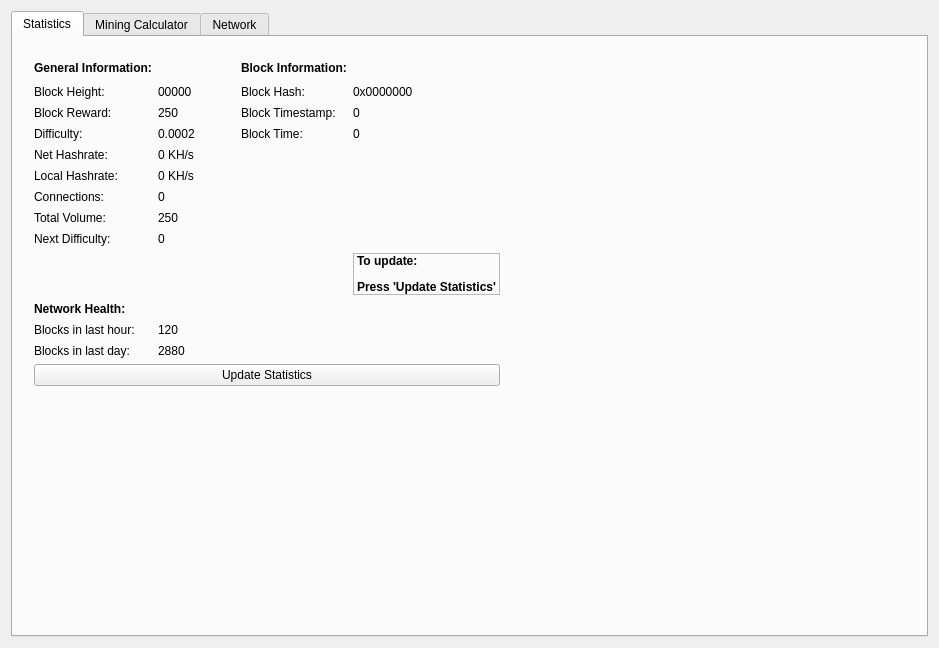
<?xml version="1.0" encoding="UTF-8"?>
<ui version="4.0">
 <class>StatisticsPage</class>
 <widget class="QWidget" name="StatisticsPage">
  <property name="windowModality">
   <enum>Qt::NonModal</enum>
  </property>
  <property name="geometry">
   <rect>
    <x>0</x>
    <y>0</y>
    <width>939</width>
    <height>648</height>
   </rect>
  </property>
  <property name="windowTitle">
   <string>Digging</string>
  </property>
  <layout class="QGridLayout" name="gridLayout">
   <property name="sizeConstraint">
    <enum>QLayout::SetMaximumSize</enum>
   </property>
   <item row="0" column="1">
    <widget class="QTabWidget" name="tabWidget">
     <property name="sizePolicy">
      <sizepolicy hsizetype="Expanding" vsizetype="Expanding">
       <horstretch>0</horstretch>
       <verstretch>0</verstretch>
      </sizepolicy>
     </property>
     <property name="tabPosition">
      <enum>QTabWidget::North</enum>
     </property>
     <property name="currentIndex">
      <number>0</number>
     </property>
     <widget class="QWidget" name="tabWidgetPage1">
      <attribute name="title">
       <string>Statistics</string>
      </attribute>
      <widget class="QWidget" name="gridLayoutWidget">
       <property name="geometry">
        <rect>
         <x>10</x>
         <y>10</y>
         <width>891</width>
         <height>581</height>
        </rect>
       </property>
       <layout class="QGridLayout" name="gridLayout_3">
        <item row="0" column="1">
         <spacer name="horizontalSpacer">
          <property name="orientation">
           <enum>Qt::Horizontal</enum>
          </property>
          <property name="sizeHint" stdset="0">
           <size>
            <width>40</width>
            <height>20</height>
           </size>
          </property>
         </spacer>
        </item>
        <item row="2" column="0">
         <spacer name="verticalSpacer_2">
          <property name="orientation">
           <enum>Qt::Vertical</enum>
          </property>
          <property name="sizeHint" stdset="0">
           <size>
            <width>20</width>
            <height>40</height>
           </size>
          </property>
         </spacer>
        </item>
        <item row="1" column="0">
         <widget class="QPushButton" name="startButton">
          <property name="sizePolicy">
           <sizepolicy hsizetype="Preferred" vsizetype="Fixed">
            <horstretch>0</horstretch>
            <verstretch>0</verstretch>
           </sizepolicy>
          </property>
          <property name="text">
           <string>Update Statistics</string>
          </property>
         </widget>
        </item>
        <item row="0" column="0">
         <layout class="QGridLayout" name="gridLayout_2">
          <property name="leftMargin">
           <number>0</number>
          </property>
          <property name="verticalSpacing">
           <number>7</number>
          </property>
          <item row="1" column="5">
           <widget class="QLabel" name="hashBox">
            <property name="text">
             <string>0x0000000</string>
            </property>
           </widget>
          </item>
          <item row="0" column="0">
           <widget class="QLabel" name="label_9">
            <property name="text">
             <string>&lt;html&gt;&lt;head/&gt;&lt;body&gt;&lt;p&gt;&lt;span style=&quot; font-weight:600;&quot;&gt;General Information:&lt;/span&gt;&lt;/p&gt;&lt;/body&gt;&lt;/html&gt;</string>
            </property>
           </widget>
          </item>
          <item row="2" column="1">
           <widget class="QLabel" name="rewardBox">
            <property name="text">
             <string>250</string>
            </property>
           </widget>
          </item>
          <item row="4" column="1">
           <widget class="QLabel" name="hashrateBox">
            <property name="text">
             <string>0 KH/s</string>
            </property>
           </widget>
          </item>
          <item row="2" column="0">
           <widget class="QLabel" name="label_3">
            <property name="text">
             <string>Block Reward:</string>
            </property>
           </widget>
          </item>
          <item row="1" column="0">
           <widget class="QLabel" name="label">
            <property name="text">
             <string>Block Height:</string>
            </property>
           </widget>
          </item>
          <item row="7" column="1">
           <widget class="QLabel" name="volumeBox">
            <property name="text">
             <string>250</string>
            </property>
           </widget>
          </item>
          <item row="3" column="0">
           <widget class="QLabel" name="label_5">
            <property name="text">
             <string>Difficulty:</string>
            </property>
           </widget>
          </item>
          <item row="7" column="0">
           <widget class="QLabel" name="label_4">
            <property name="text">
             <string>Total Volume:</string>
            </property>
           </widget>
          </item>
          <item row="1" column="4">
           <widget class="QLabel" name="label_7">
            <property name="autoFillBackground">
             <bool>false</bool>
            </property>
            <property name="styleSheet">
             <string notr="true">border-color: rgb(0, 0, 0);</string>
            </property>
            <property name="locale">
             <locale language="English" country="UnitedStates"/>
            </property>
            <property name="text">
             <string>Block Hash:</string>
            </property>
           </widget>
          </item>
          <item row="2" column="4">
           <widget class="QLabel" name="label_8">
            <property name="font">
             <font>
              <weight>50</weight>
              <italic>false</italic>
              <bold>false</bold>
             </font>
            </property>
            <property name="styleSheet">
             <string notr="true">border-top-color: rgb(104, 104, 104);</string>
            </property>
            <property name="frameShape">
             <enum>QFrame::NoFrame</enum>
            </property>
            <property name="frameShadow">
             <enum>QFrame::Plain</enum>
            </property>
            <property name="lineWidth">
             <number>1</number>
            </property>
            <property name="midLineWidth">
             <number>0</number>
            </property>
            <property name="text">
             <string>Block Timestamp:</string>
            </property>
           </widget>
          </item>
          <item row="3" column="1">
           <widget class="QLabel" name="diffBox">
            <property name="text">
             <string>0.0002</string>
            </property>
           </widget>
          </item>
          <item row="1" column="1">
           <widget class="QLabel" name="heightBox">
            <property name="text">
             <string>00000</string>
            </property>
           </widget>
          </item>
          <item row="6" column="1">
           <widget class="QLabel" name="connectionBox">
            <property name="text">
             <string>0</string>
            </property>
           </widget>
          </item>
          <item row="4" column="0">
           <widget class="QLabel" name="label_6">
            <property name="text">
             <string>Net Hashrate:</string>
            </property>
           </widget>
          </item>
          <item row="8" column="1">
           <widget class="QLabel" name="nextBox">
            <property name="text">
             <string>0</string>
            </property>
           </widget>
          </item>
          <item row="5" column="0">
           <widget class="QLabel" name="label3">
            <property name="sizePolicy">
             <sizepolicy hsizetype="Preferred" vsizetype="Maximum">
              <horstretch>0</horstretch>
              <verstretch>0</verstretch>
             </sizepolicy>
            </property>
            <property name="text">
             <string>Local Hashrate:</string>
            </property>
           </widget>
          </item>
          <item row="6" column="0">
           <widget class="QLabel" name="label1">
            <property name="text">
             <string>Connections:</string>
            </property>
           </widget>
          </item>
          <item row="8" column="0">
           <widget class="QLabel" name="label2">
            <property name="text">
             <string>Next Difficulty:</string>
            </property>
           </widget>
          </item>
          <item row="5" column="1">
           <widget class="QLabel" name="localBox">
            <property name="text">
             <string>0 KH/s</string>
            </property>
           </widget>
          </item>
          <item row="11" column="1">
           <widget class="QLabel" name="hourBox">
            <property name="text">
             <string>120</string>
            </property>
           </widget>
          </item>
          <item row="12" column="0">
           <widget class="QLabel" name="label_14">
            <property name="text">
             <string>Blocks in last day:</string>
            </property>
           </widget>
          </item>
          <item row="0" column="4">
           <widget class="QLabel" name="label_10">
            <property name="text">
             <string>&lt;html&gt;&lt;head/&gt;&lt;body&gt;&lt;p&gt;&lt;span style=&quot; font-weight:600;&quot;&gt;Block Information:&lt;/span&gt;&lt;/p&gt;&lt;/body&gt;&lt;/html&gt;</string>
            </property>
           </widget>
          </item>
          <item row="11" column="0">
           <widget class="QLabel" name="label_12">
            <property name="text">
             <string>Blocks in last hour:</string>
            </property>
           </widget>
          </item>
          <item row="10" column="0">
           <widget class="QLabel" name="label_11">
            <property name="text">
             <string>&lt;html&gt;&lt;head/&gt;&lt;body&gt;&lt;p&gt;&lt;span style=&quot; font-weight:600;&quot;&gt;Network Health:&lt;/span&gt;&lt;/p&gt;&lt;/body&gt;&lt;/html&gt;</string>
            </property>
           </widget>
          </item>
          <item row="12" column="1">
           <widget class="QLabel" name="dayBox">
            <property name="text">
             <string>2880</string>
            </property>
           </widget>
          </item>
          <item row="9" column="5">
           <widget class="QLabel" name="label_2">
            <property name="frameShape">
             <enum>QFrame::StyledPanel</enum>
            </property>
            <property name="frameShadow">
             <enum>QFrame::Sunken</enum>
            </property>
            <property name="text">
             <string>&lt;html&gt;&lt;head/&gt;&lt;body&gt;&lt;p&gt;&lt;span style=&quot; font-weight:600;&quot;&gt;To update:&lt;/span&gt;&lt;/p&gt;&lt;p&gt;&lt;span style=&quot; font-weight:600;&quot;&gt;Press 'Update Statistics'&lt;/span&gt;&lt;/p&gt;&lt;/body&gt;&lt;/html&gt;</string>
            </property>
           </widget>
          </item>
          <item row="0" column="3">
           <spacer name="horizontalSpacer_2">
            <property name="orientation">
             <enum>Qt::Horizontal</enum>
            </property>
            <property name="sizeHint" stdset="0">
             <size>
              <width>40</width>
              <height>20</height>
             </size>
            </property>
           </spacer>
          </item>
          <item row="9" column="0">
           <spacer name="verticalSpacer">
            <property name="orientation">
             <enum>Qt::Vertical</enum>
            </property>
            <property name="sizeHint" stdset="0">
             <size>
              <width>20</width>
              <height>40</height>
             </size>
            </property>
           </spacer>
          </item>
          <item row="2" column="5">
           <widget class="QLabel" name="timeBox">
            <property name="text">
             <string>0</string>
            </property>
           </widget>
          </item>
          <item row="3" column="4">
           <widget class="QLabel" name="label_25">
            <property name="text">
             <string>Block Time:</string>
            </property>
           </widget>
          </item>
          <item row="3" column="5">
           <widget class="QLabel" name="timemBox">
            <property name="text">
             <string>0</string>
            </property>
           </widget>
          </item>
         </layout>
        </item>
       </layout>
      </widget>
     </widget>
     <widget class="QWidget" name="tabWidgetPage2">
      <attribute name="title">
       <string>Mining Calculator</string>
      </attribute>
      <widget class="QFrame" name="frame">
       <property name="geometry">
        <rect>
         <x>10</x>
         <y>10</y>
         <width>301</width>
         <height>321</height>
        </rect>
       </property>
       <property name="frameShape">
        <enum>QFrame::StyledPanel</enum>
       </property>
       <property name="frameShadow">
        <enum>QFrame::Raised</enum>
       </property>
       <widget class="QWidget" name="layoutWidget">
        <property name="geometry">
         <rect>
          <x>10</x>
          <y>10</y>
          <width>281</width>
          <height>303</height>
         </rect>
        </property>
        <layout class="QVBoxLayout" name="verticalLayout_2">
         <item>
          <layout class="QHBoxLayout" name="horizontalLayout">
           <item>
            <widget class="QLabel" name="label_13">
             <property name="cursor">
              <cursorShape>IBeamCursor</cursorShape>
             </property>
             <property name="text">
              <string>&lt;html&gt;&lt;head/&gt;&lt;body&gt;&lt;p&gt;&lt;span style=&quot; font-weight:600;&quot;&gt;Flux&lt;/span&gt; version&lt;/p&gt;&lt;/body&gt;&lt;/html&gt;</string>
             </property>
             <property name="textInteractionFlags">
              <set>Qt::LinksAccessibleByMouse|Qt::TextSelectableByKeyboard|Qt::TextSelectableByMouse</set>
             </property>
            </widget>
           </item>
           <item>
            <widget class="QLabel" name="versionLabel">
             <property name="cursor">
              <cursorShape>IBeamCursor</cursorShape>
             </property>
             <property name="text">
              <string notr="true">1.00</string>
             </property>
             <property name="textFormat">
              <enum>Qt::RichText</enum>
             </property>
             <property name="textInteractionFlags">
              <set>Qt::LinksAccessibleByMouse|Qt::TextSelectableByKeyboard|Qt::TextSelectableByMouse</set>
             </property>
            </widget>
           </item>
           <item>
            <spacer name="horizontalSpacer_3">
             <property name="orientation">
              <enum>Qt::Horizontal</enum>
             </property>
             <property name="sizeHint" stdset="0">
              <size>
               <width>40</width>
               <height>20</height>
              </size>
             </property>
            </spacer>
           </item>
          </layout>
         </item>
         <item>
          <layout class="QFormLayout" name="formLayout">
           <property name="fieldGrowthPolicy">
            <enum>QFormLayout::AllNonFixedFieldsGrow</enum>
           </property>
           <item row="0" column="0">
            <widget class="QLabel" name="label_15">
             <property name="text">
              <string>Network Hashrate:</string>
             </property>
            </widget>
           </item>
           <item row="0" column="1">
            <widget class="QLabel" name="hashrate">
             <property name="text">
              <string>9001 MH/s</string>
             </property>
            </widget>
           </item>
           <item row="1" column="0">
            <widget class="QLabel" name="label_16">
             <property name="text">
              <string>Difficulty:</string>
             </property>
            </widget>
           </item>
           <item row="1" column="1">
            <widget class="QLabel" name="difficulty">
             <property name="text">
              <string>120.91</string>
             </property>
            </widget>
           </item>
           <item row="3" column="0">
            <widget class="QLabel" name="label_17">
             <property name="text">
              <string>Profit Per KH/s</string>
             </property>
            </widget>
           </item>
           <item row="3" column="1">
            <widget class="QLabel" name="KH">
             <property name="text">
              <string>0.001 FLX</string>
             </property>
            </widget>
           </item>
           <item row="4" column="0">
            <widget class="QLabel" name="label_18">
             <property name="text">
              <string>Profit per MH/s</string>
             </property>
            </widget>
           </item>
           <item row="4" column="1">
            <widget class="QLabel" name="MH">
             <property name="text">
              <string>1 FLX</string>
             </property>
            </widget>
           </item>
           <item row="5" column="0">
            <widget class="QLabel" name="label_19">
             <property name="text">
              <string>Enter Hashrate:</string>
             </property>
            </widget>
           </item>
           <item row="6" column="0">
            <widget class="QLabel" name="label_20">
             <property name="text">
              <string>Type:</string>
             </property>
            </widget>
           </item>
           <item row="6" column="1">
            <widget class="QComboBox" name="combo">
             <item>
              <property name="text">
               <string>H/s</string>
              </property>
             </item>
             <item>
              <property name="text">
               <string>KH/s</string>
              </property>
             </item>
             <item>
              <property name="text">
               <string>MH/s</string>
              </property>
             </item>
             <item>
              <property name="text">
               <string>GH/s</string>
              </property>
             </item>
             <item>
              <property name="text">
               <string>TH/s</string>
              </property>
             </item>
            </widget>
           </item>
           <item row="7" column="1">
            <widget class="QPushButton" name="calc">
             <property name="text">
              <string>Calculate!</string>
             </property>
            </widget>
           </item>
           <item row="7" column="0">
            <widget class="QPushButton" name="update">
             <property name="text">
              <string>Update</string>
             </property>
            </widget>
           </item>
           <item row="2" column="0">
            <widget class="QLabel" name="label_21">
             <property name="text">
              <string>Block Reward:</string>
             </property>
            </widget>
           </item>
           <item row="2" column="1">
            <widget class="QLabel" name="reward">
             <property name="text">
              <string>900 FLX</string>
             </property>
            </widget>
           </item>
           <item row="5" column="1">
            <widget class="QSpinBox" name="target">
             <property name="maximum">
              <number>999</number>
             </property>
            </widget>
           </item>
          </layout>
         </item>
         <item>
          <spacer name="verticalSpacer_3">
           <property name="orientation">
            <enum>Qt::Vertical</enum>
           </property>
           <property name="sizeHint" stdset="0">
            <size>
             <width>20</width>
             <height>40</height>
            </size>
           </property>
          </spacer>
         </item>
         <item>
          <widget class="QLabel" name="end">
           <property name="text">
            <string>&lt;html&gt;&lt;head/&gt;&lt;body&gt;&lt;p&gt;&lt;span style=&quot; font-weight:600;&quot;&gt;Expected Profit: 0.00 FLX /day&lt;/span&gt;&lt;/p&gt;&lt;/body&gt;&lt;/html&gt;</string>
           </property>
          </widget>
         </item>
         <item>
          <widget class="QDialogButtonBox" name="buttonBox">
           <property name="orientation">
            <enum>Qt::Horizontal</enum>
           </property>
           <property name="standardButtons">
            <set>QDialogButtonBox::Ok</set>
           </property>
          </widget>
         </item>
        </layout>
       </widget>
      </widget>
     </widget>
     <widget class="QWidget" name="tab">
      <attribute name="title">
       <string>Network</string>
      </attribute>
      <widget class="QWidget" name="gridLayoutWidget_2">
       <property name="geometry">
        <rect>
         <x>10</x>
         <y>10</y>
         <width>891</width>
         <height>581</height>
        </rect>
       </property>
       <layout class="QGridLayout" name="gridLayout_4">
        <item row="2" column="0">
         <widget class="QPushButton" name="node">
          <property name="text">
           <string>Update</string>
          </property>
         </widget>
        </item>
        <item row="1" column="0">
         <widget class="QLabel" name="label_22">
          <property name="text">
           <string>Connected Nodes:</string>
          </property>
          <property name="alignment">
           <set>Qt::AlignLeading|Qt::AlignLeft|Qt::AlignTop</set>
          </property>
         </widget>
        </item>
        <item row="0" column="3">
         <spacer name="horizontalSpacer_5">
          <property name="orientation">
           <enum>Qt::Horizontal</enum>
          </property>
          <property name="sizeHint" stdset="0">
           <size>
            <width>40</width>
            <height>20</height>
           </size>
          </property>
         </spacer>
        </item>
        <item row="1" column="1">
         <widget class="QLabel" name="nodes">
          <property name="text">
           <string>0.0.0.0: Flux-QT 1.0</string>
          </property>
          <property name="alignment">
           <set>Qt::AlignLeading|Qt::AlignLeft|Qt::AlignTop</set>
          </property>
         </widget>
        </item>
        <item row="0" column="0">
         <widget class="QLabel" name="label_23">
          <property name="text">
           <string>&lt;html&gt;&lt;head/&gt;&lt;body&gt;&lt;p&gt;&lt;span style=&quot; font-weight:600;&quot;&gt;Network Information:&lt;/span&gt;&lt;/p&gt;&lt;/body&gt;&lt;/html&gt;</string>
          </property>
         </widget>
        </item>
        <item row="3" column="0">
         <spacer name="verticalSpacer_4">
          <property name="orientation">
           <enum>Qt::Vertical</enum>
          </property>
          <property name="sizeHint" stdset="0">
           <size>
            <width>20</width>
            <height>40</height>
           </size>
          </property>
         </spacer>
        </item>
        <item row="0" column="2">
         <widget class="QLabel" name="label_24">
          <property name="text">
           <string>&lt;html&gt;&lt;head/&gt;&lt;body&gt;&lt;p&gt;&lt;span style=&quot; font-weight:600;&quot;&gt;Add Nodes:&lt;/span&gt;&lt;/p&gt;&lt;/body&gt;&lt;/html&gt;</string>
          </property>
         </widget>
        </item>
        <item row="1" column="2">
         <widget class="QFrame" name="frame_2">
          <property name="sizePolicy">
           <sizepolicy hsizetype="Preferred" vsizetype="Preferred">
            <horstretch>0</horstretch>
            <verstretch>0</verstretch>
           </sizepolicy>
          </property>
          <property name="frameShape">
           <enum>QFrame::StyledPanel</enum>
          </property>
          <property name="frameShadow">
           <enum>QFrame::Raised</enum>
          </property>
          <layout class="QGridLayout" name="gridLayout_6">
           <item row="0" column="0">
            <widget class="QLineEdit" name="addnode"/>
           </item>
           <item row="2" column="0">
            <widget class="QLabel" name="noderesult">
             <property name="text">
              <string>&lt;html&gt;&lt;head/&gt;&lt;body&gt;&lt;p&gt;&lt;span style=&quot; font-weight:600;&quot;&gt;No Nodes Added&lt;/span&gt;&lt;/p&gt;&lt;/body&gt;&lt;/html&gt;</string>
             </property>
            </widget>
           </item>
           <item row="1" column="0">
            <widget class="QPushButton" name="add">
             <property name="text">
              <string>Add Node</string>
             </property>
            </widget>
           </item>
          </layout>
         </widget>
        </item>
       </layout>
      </widget>
     </widget>
    </widget>
   </item>
  </layout>
 </widget>
 <layoutdefault spacing="6" margin="11"/>
 <resources/>
 <connections/>
</ui>
